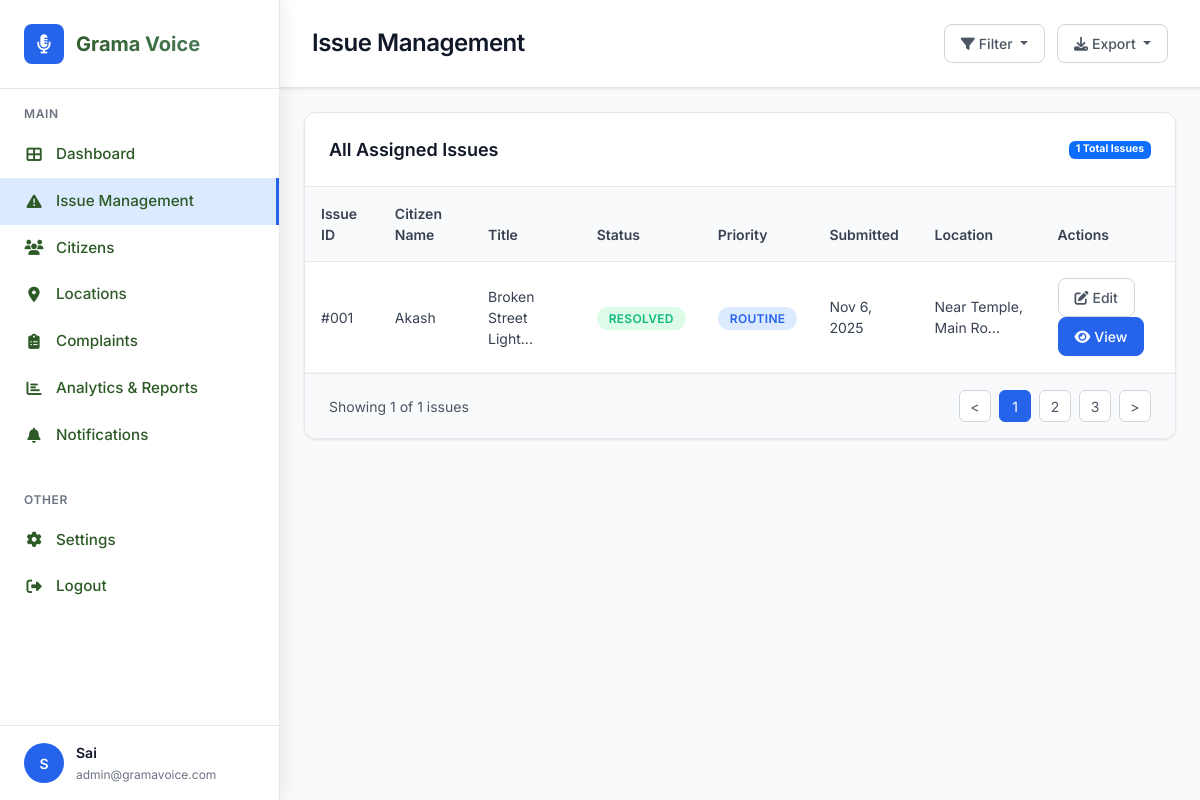
The page /admin/issue_management.php (signed in) on the database its author committed.
### tables this page shows
CREATE TABLE IF NOT EXISTS panchayat_admins (
    id INT PRIMARY KEY AUTO_INCREMENT,
    name VARCHAR(255) NOT NULL,
    phone VARCHAR(15) UNIQUE NOT NULL,
    password VARCHAR(255) NOT NULL,
    village_name VARCHAR(255) NOT NULL,
    email VARCHAR(255) DEFAULT NULL,
    profile_image VARCHAR(500) DEFAULT NULL,
    status ENUM('active', 'inactive') DEFAULT 'active',
    created_at TIMESTAMP DEFAULT CURRENT_TIMESTAMP,
    updated_at TIMESTAMP DEFAULT CURRENT_TIMESTAMP ON UPDATE CURRENT_TIMESTAMP
);

CREATE TABLE IF NOT EXISTS issues (
    id INT PRIMARY KEY AUTO_INCREMENT,
    user_id INT NOT NULL,
    title VARCHAR(255) NOT NULL,
    description TEXT NOT NULL,
    photo VARCHAR(500),
    location VARCHAR(255),
    latitude DECIMAL(10, 8) NULL,
    longitude DECIMAL(11, 8) NULL,
    location_accuracy DECIMAL(8, 2) NULL,
    status ENUM('Pending', 'In Progress', 'Resolved') DEFAULT 'Pending',
    assigned_to INT,
    admin_notes TEXT,
    resolution_photo VARCHAR(500),
    created_at TIMESTAMP DEFAULT CURRENT_TIMESTAMP,
    updated_at TIMESTAMP DEFAULT CURRENT_TIMESTAMP ON UPDATE CURRENT_TIMESTAMP,
    FOREIGN KEY (user_id) REFERENCES users(id) ON DELETE CASCADE,
    FOREIGN KEY (assigned_to) REFERENCES panchayat_admins(id) ON DELETE SET NULL
);

CREATE TABLE IF NOT EXISTS users (
    id INT PRIMARY KEY AUTO_INCREMENT,
    name VARCHAR(255) NOT NULL,
    phone VARCHAR(15) UNIQUE NOT NULL,
    email VARCHAR(255) DEFAULT NULL,
    address TEXT DEFAULT NULL,
    otp VARCHAR(10),
    verified BOOLEAN DEFAULT FALSE,
    created_at TIMESTAMP DEFAULT CURRENT_TIMESTAMP,
    updated_at TIMESTAMP DEFAULT CURRENT_TIMESTAMP ON UPDATE CURRENT_TIMESTAMP
);

### config/db.php (called while the page is built, shortened)
<?php
class Database {
    private $connection;
    private static $instance = null;
    private function __construct() {
        try {
            $this->connection = new mysqli(DB_HOST, DB_USERNAME, DB_PASSWORD, DB_NAME);
            $this->connection->set_charset("utf8");
        } catch (Exception $e) {
            $this->logError("Database connection error: " . $e->getMessage());
            die("Database connection error: " . $e->getMessage());
        }
    }
    public static function getInstance() {
        if (self::$instance === null) {
            self::$instance = new self();
        }
        return self::$instance;
    }
    public function prepare($sql) {
        try {
            $stmt = $this->connection->prepare($sql);
            return $stmt;
        } catch (Exception $e) {
            $this->logError("Prepare exception: " . $e->getMessage() . " | SQL: " . $sql);
            return false;
        }
    }
}
function getDB() {
    return Database::getInstance();
}
?>

### admin/issue_management.php (the view, shortened to what this page needs)
<?php
require_once '../config/db.php';
$db = getDB();
$admin_id = $_SESSION['admin_id'];
$stmt = $db->prepare("SELECT * FROM panchayat_admins WHERE id = ?");
$stmt->bind_param("i", $admin_id);
$stmt->execute();
$admin = $stmt->get_result()->fetch_assoc();
$where_conditions = ["i.assigned_to = ?"];
$params = [$admin_id];
$param_types = "i";
$where_clause = implode(" AND ", $where_conditions);
$stmt = $db->prepare("
    SELECT i.*, u.name as user_name, u.phone as user_phone
    FROM issues i
    JOIN users u ON i.user_id = u.id
    WHERE $where_clause
    ORDER BY i.created_at DESC
");
$stmt->bind_param($param_types, ...$params);
$stmt->execute();
$issues = $stmt->get_result()->fetch_all(MYSQLI_ASSOC);
?>
<!DOCTYPE html>
<html lang="en">
<head>
    <link href="https://cdn.jsdelivr.net/npm/bootstrap@5.3.0/dist/css/bootstrap.min.css" rel="stylesheet">
    <link rel="stylesheet" href="../styles.css">
    <link rel="stylesheet" href="https://cdnjs.cloudflare.com/ajax/libs/font-awesome/6.4.0/css/all.min.css">
</head>
<body>
    <div class="sidebar">
        <div class="sidebar-brand">
            <div class="brand-logo">
                <div class="brand-icon">
                    <i class="fas fa-microphone-alt"></i>
                </div>
                <div class="brand-text">Grama Voice</div>
            </div>
        </div>
        <div class="sidebar-nav">
            <div class="nav-section">
                <div class="nav-section-title">Main</div>
                <nav class="nav flex-column">
                    <a class="nav-link" href="dashboard.php">
                        <i class="fas fa-th-large nav-icon"></i>Dashboard
                    </a>
                    <a class="nav-link active" href="issue_management.php">
                        <i class="fas fa-exclamation-triangle nav-icon"></i>Issue Management
                    </a>
                    <a class="nav-link" href="citizens.php">
                        <i class="fas fa-users nav-icon"></i>Citizens
                    </a>
                    <a class="nav-link" href="locations.php">
                        <i class="fas fa-map-marker-alt nav-icon"></i>Locations
                    </a>
                    <a class="nav-link" href="complaints.php">
                        <i class="fas fa-clipboard-list nav-icon"></i>Complaints
                    </a>
                    <a class="nav-link" href="analytics.php">
                        <i class="fas fa-chart-bar nav-icon"></i>Analytics & Reports
                    </a>
                    <a class="nav-link" href="view_all_notifications.php">
                        <i class="fas fa-bell nav-icon"></i>Notifications
                    </a>
                </nav>
            </div>
            <div class="nav-section">
                <div class="nav-section-title">Other</div>
                <nav class="nav flex-column">
                    <a class="nav-link" href="profile.php">
                        <i class="fas fa-cog nav-icon"></i>Settings
                    </a>
                    <a class="nav-link" href="../auth/logout.php">
                        <i class="fas fa-sign-out-alt nav-icon"></i>Logout
                    </a>
                </nav>
            </div>
        </div>
        <div class="user-profile">
            <div class="user-info">
                <div class="user-avatar" style="background-image: <?php echo !empty($admin['profile_image']) && file_exists('../uploads/profiles/' . $admin['profile_image']) ? 'url(../uploads/profiles/' . htmlspecialchars($admin['profile_image']) . ')' : 'none'; ?>; background-size: cover; background-position: center;">
                    <?php if (empty($admin['profile_image']) || !file_exists('../uploads/profiles/' . $admin['profile_image'])): ?>
                        <?php echo strtoupper(substr($admin['name'], 0, 1)); ?>
                    <?php endif; ?>
                </div>
                <div class="user-details">
                    <h6><?php echo $admin['name']; ?></h6>
                    <small><?php echo $admin['email'] ?? 'admin@gramavoice.com'; ?></small>
                </div>
            </div>
        </div>
    </div>
    <div class="main-content">
        <div class="top-header">
            <div class="header-content">
                <h1 class="page-title">Issue Management</h1>
                <div class="header-actions">
                    <div class="dropdown">
                        <button class="btn-outline dropdown-toggle" type="button" data-bs-toggle="dropdown">
                            <i class="fas fa-filter me-1"></i>Filter
                        </button>
                    </div>
                    <div class="dropdown">
                        <button class="btn-outline dropdown-toggle" type="button" data-bs-toggle="dropdown">
                            <i class="fas fa-download me-1"></i>Export
                        </button>
                    </div>
                </div>
            </div>
        </div>
        <div class="p-4">
            <div class="table-container">
                <div class="table-header">
                    <h5 class="table-title">All Assigned Issues</h5>
                    <div class="table-actions">
                        <span class="badge bg-primary"><?php echo count($issues); ?> Total Issues</span>
                    </div>
                </div>
                <div class="table-responsive">
                    <table class="table table-hover mb-0">
                        <thead>
                            <tr>
                                <th>Issue ID</th>
                                <th>Citizen Name</th>
                                <th>Title</th>
                                <th>Status</th>
                                <th>Priority</th>
                                <th>Submitted</th>
                                <th>Location</th>
                                <th>Actions</th>
                            </tr>
                        </thead>
                        <tbody>
                            <?php if (empty($issues)): ?>
                                <tr>
                                    <td colspan="8" class="text-center py-5">
                                        <i class="fas fa-inbox text-muted" style="font-size: 3rem;"></i>
                                        <h5 class="text-muted mt-3">No issues assigned yet</h5>
                                        <p class="text-muted">Issues will appear here when they are assigned to your panchayat.</p>
                                    </td>
                                </tr>
                            <?php else: ?>
                                <?php foreach ($issues as $issue): ?>
                                    <tr>
                                        <td>#<?php echo str_pad($issue['id'], 3, '0', STR_PAD_LEFT); ?></td>
                                        <td><?php echo htmlspecialchars($issue['user_name']); ?></td>
                                        <td><?php echo htmlspecialchars(substr($issue['title'], 0, 30)) . '...'; ?></td>
                                        <td>
                                            <span class="status-badge status-<?php echo strtolower(str_replace(' ', '-', $issue['status'])); ?>">
                                                <?php echo $issue['status']; ?>
                                            </span>
                                        </td>
                                        <td>
                                            <?php
                                            $priority = 'routine';
                                            ?>
                                            <span class="priority-badge priority-<?php echo $priority; ?>">
                                                <?php echo ucfirst($priority); ?>
                                            </span>
                                        </td>
                                        <td><?php echo date('M j, Y', strtotime($issue['created_at'])); ?></td>
                                        <td><?php echo htmlspecialchars(substr($issue['location'], 0, 20)) . '...'; ?></td>
                                        <td>
                                            <?php if ($issue['status'] === 'Resolved'): ?>
                                                <button class="btn-outline btn-sm me-1" data-bs-toggle="modal" data-bs-target="#issueModal<?php echo $issue['id']; ?>">
                                                    <i class="fas fa-edit me-1"></i>Edit
                                                </button>
                                                <button class="btn-primary btn-sm" data-bs-toggle="modal" data-bs-target="#viewResolvedModal<?php echo $issue['id']; ?>">
                                                    <i class="fas fa-eye me-1"></i>View
                                                </button>
                                            <?php else: ?>
                                                <button class="btn-outline btn-sm" data-bs-toggle="modal" data-bs-target="#issueModal<?php echo $issue['id']; ?>">
                                                    <i class="fas fa-edit me-1"></i>Update
                                                </button>
                                            <?php endif; ?>
                                        </td>
                                    </tr>
                                <?php endforeach; ?>
                            <?php endif; ?>
                        </tbody>
                    </table>
                </div>
                <div class="table-footer">
                    <div class="pagination-info">Showing <?php echo count($issues); ?> of <?php echo count($issues); ?> issues</div>
                    <div class="pagination">
                        <button class="page-btn">&lt;</button>
                        <button class="page-btn active">1</button>
                        <button class="page-btn">2</button>
                        <button class="page-btn">3</button>
                        <button class="page-btn">&gt;</button>
                    </div>
                </div>
            </div>
        </div>
    </div>
</body>
</html>

### styles.css (style rules this page uses)
:root { --primary-green: #2d5a27; --secondary-green: #4a7c59; --accent-brown: #8b4513; --warm-yellow: #f4d03f; --bright-orange: #ff8c00; --light-green: #90ee90; --dark-brown: #654321; --cream: #f5f5dc; --white: #ffffff; --gray: #666; --light-gray: #f8f9fa; --gradient-primary: linear-gradient(135deg, var(--primary-green), var(--secondary-green)); --gradient-warm: linear-gradient(135deg, var(--warm-yellow), var(--bright-orange)); --gradient-highlight: linear-gradient(135deg, #ffc107, #ff8c00); --shadow-soft: 0 10px 30px rgba(0, 0, 0, 0.1); --shadow-medium: 0 15px 40px rgba(0, 0, 0, 0.15); --shadow-strong: 0 20px 50px rgba(0, 0, 0, 0.2); }
:root { --bs-primary: var(--primary-green); --bs-secondary: var(--secondary-green); --bs-warning: var(--warm-yellow); --bs-success: var(--light-green); --bs-dark: var(--dark-brown); }
body { font-family: 'Inter', -apple-system, BlinkMacSystemFont, 'Segoe UI', Roboto, sans-serif; line-height: 1.6; color: #333; overflow-x: hidden; font-weight: 400; font-size: 16px; -webkit-font-smoothing: antialiased; -moz-osx-font-smoothing: grayscale; }
.brand-icon { font-size: 1.5rem; color: var(--warm-yellow); transition: all 0.3s ease; }
.brand-text { background: linear-gradient(135deg, var(--primary-green), var(--secondary-green)); -webkit-background-clip: text; -webkit-text-fill-color: transparent; background-clip: text; font-weight: 800; }
.nav-link { font-family: 'Inter', sans-serif; font-weight: 500 !important; color: var(--primary-green) !important; transition: color 0.3s ease; position: relative; font-size: 0.95rem; }
.nav-link::after { content: ''; position: absolute; width: 0; height: 2px; bottom: -5px; left: 50%; background: var(--warm-yellow); transition: all 0.3s ease; transform: translateX(-50%); }
h1, .h1 { font-family: 'Inter', sans-serif; font-weight: 800; line-height: 1.1; letter-spacing: -0.02em; }
h5, .h5 { font-family: 'Inter', sans-serif; font-weight: 500; line-height: 1.4; }
h6, .h6 { font-family: 'Inter', sans-serif; font-weight: 500; line-height: 1.5; }
html { scroll-behavior: smooth; }

### rows shown on the page
panchayat_admins: name "S", name "Sai", email "admin@gramavoice.com"
issues: id "001", user.name "Akash", title "Broken Street Light", status "RESOLVED", priority "ROUTINE", created_at "Nov 6, 2025", location "Near Temple, Main Ro"

### other values the page prints
count($issues) "1"
